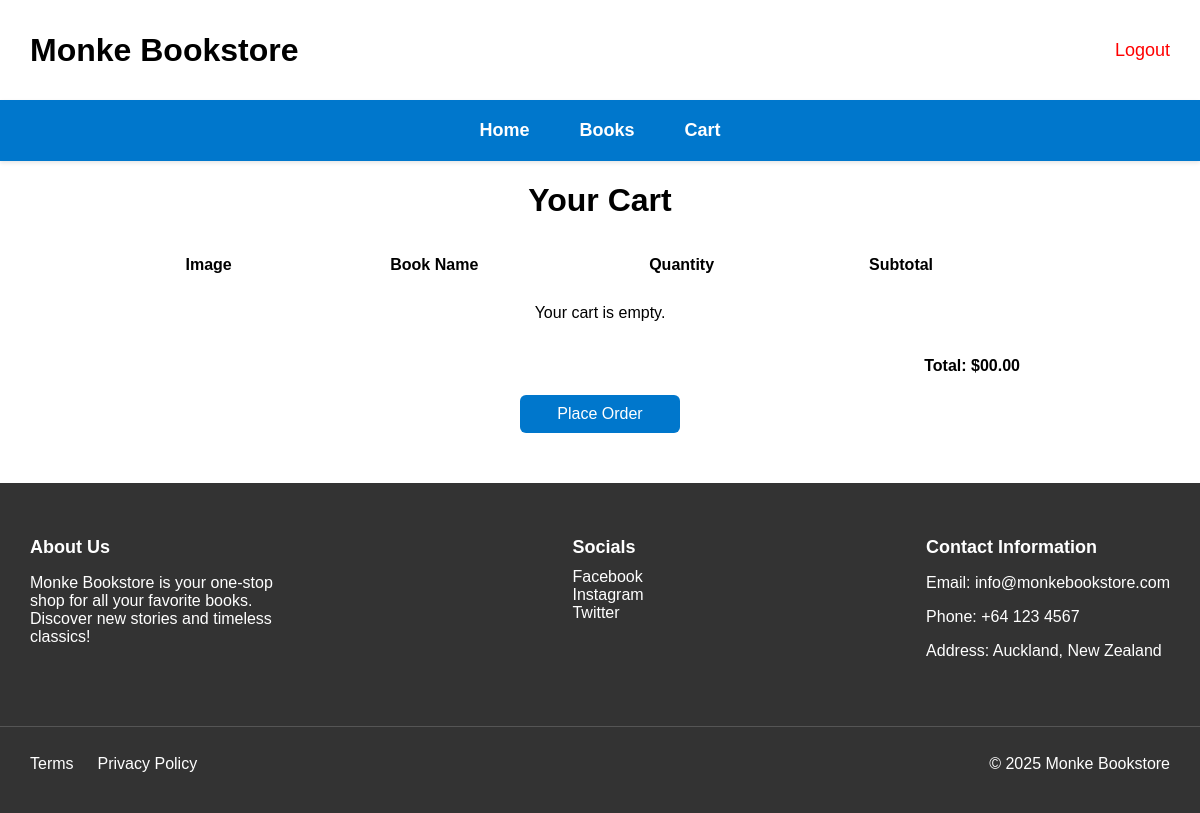
/cart/ (signed in), run on an earlier commit of the app's database.
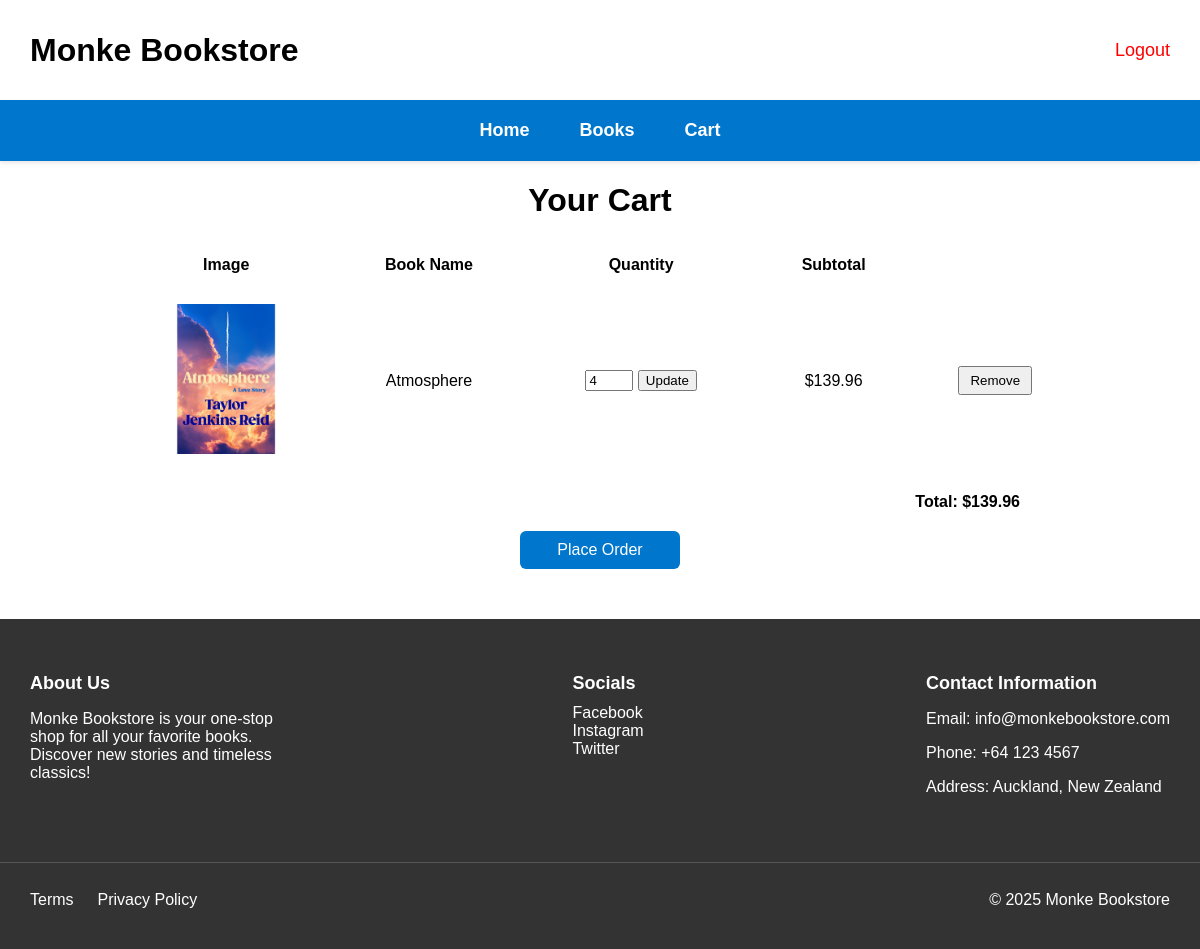
And on a later commit of the database.
### cart/models.py (models this page shows, shortened)
class Cart(models.Model):
    profile = models.ForeignKey(Profile, on_delete=models.CASCADE)
    total_amount = models.DecimalField(max_digits=6, decimal_places=2, default=0)

class CartItem(models.Model):
    cart = models.ForeignKey(Cart, on_delete=models.CASCADE, related_name="items")
    book = models.ForeignKey(Book, on_delete=models.CASCADE)
    quantity = models.PositiveIntegerField(default=1)
    @property
    def subtotal(self):
        return self.book.price * self.quantity

### books/models.py (models this page shows, shortened)
class Book(models.Model):
    GENRE_CHOICES = [
        ('FIC', 'Fiction'),
        ('NF', 'Non-Fiction'),
        ('MYS', 'Mystery'),
        ('ROM', 'Romance'),
        ('SCI', 'Science Fiction'),
        ('FAN', 'Fantasy'),
        ('BIO', 'Biography'),
        ('HIS', 'History'),
        ('EDU', 'Educational')
    ]
    image = models.ImageField(upload_to='book_images/', blank=True, null=True)
    title = models.CharField(max_length=255)
    author = models.CharField(max_length=255)
    genre = models.CharField(max_length=50, choices=GENRE_CHOICES, default="FIC")
    description = models.TextField(blank=True, null=True)
    price = models.DecimalField(max_digits=6, decimal_places=2)

### cart/views.py (the view)
# urls.py: path('', views.cart_detail, name='cart_detail'),
@login_required
def cart_detail(request):
    profile, _ = Profile.objects.get_or_create(user=request.user)
    cart, _ = Cart.objects.get_or_create(profile=profile)
    cart_items = CartItem.objects.filter(cart=cart)
    return render(request, "cart/cart.html", {
        "cart_items": cart_items,
        "total_amount": cart.total_amount,
    })

### cart/templates/cart/cart.html (shortened to what this page needs)
{% extends "base.html" %}
{% load static %}
{% block extra_css %}
<link rel="stylesheet" href="{% static 'css/cart.css' %}">
{% endblock %}
{% block content %}
    <h1 style="text-align:center;">Your Cart</h2>
    <table>
        <tr>
            <th>Image</th>
            <th>Book Name</th>
            <th>Quantity</th>
            <th>Subtotal</th>
            <th></th>
        </tr>
        {% if cart_items %}
            {% for item in cart_items %}
            <tr>
                <td>
                    {% if item.book.image %}
                        <img src="{{ item.book.image.url }}" alt="{{ item.book.title }}">
                    {% else %}
                        Image Failed To Load
                    {% endif %}
                </td>
                <td>{{ item.book.title }}</td>
                <td>
                    <form method="post" action="{% url 'update_cart_item' item.id %}">
                        <input type="number" name="quantity" value="{{ item.quantity }}" min="0">
                        <button type="submit">Update</button>
                    </form>
                </td>
                <td>${{ item.subtotal }}</td>
                <td class="actions">
                    <form method="post" action="{% url 'update_cart_item' item.id %}">
                        <button type="submit">Remove</button>
                    </form>
                </td>
            </tr>
            {% endfor %}
        {% else %}
            <tr>
                <td colspan="5">Your cart is empty.</td>
            </tr>
        {% endif %}
    </table>
    <div class="total">
        Total: ${{ total_amount|default:"00.00" }}
    </div>
    <a class="place-order" href="{% url 'place_order' %}">Place Order</a>
{% endblock %}

What changed in the data, as far as the page shows it:
added CartItem: book.image (picture), book "Atmosphere", quantity "4", subtotal "139.96"
changed Cart: total_amount "00.00" → "139.96"
Also different on the page:
text no longer shown: "Your cart is empty."
